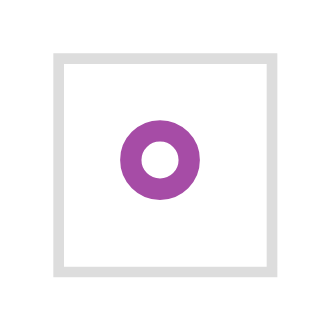

This figure's Vega-Lite source:
### Vega specification from a JSON file in a GitHub repository (floating-point values rounded to 4 significant figures)
{"$schema": "https://vega.github.io/schema/vega/v5.json", "background": "white", "padding": 5, "width": 20, "height": 20, "style": "cell", "data": [{"name": "source_0", "values": [{"a": 2}]}], "marks": [{"name": "marks", "type": "symbol", "style": ["point"], "from": {"data": "source_0"}, "encode": {"update": {"opacity": {"value": 0.7}, "fill": {"value": "transparent"}, "stroke": {"value": "purple"}, "ariaRoleDescription": {"value": "point"}, "x": {"signal": "width", "mult": 0.5}, "y": {"signal": "height", "mult": 0.5}}}}], "config": {"projection": {"type": "equalEarth"}}}
